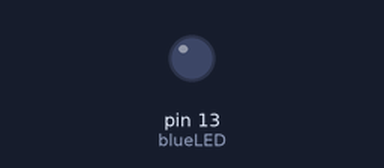
This sketch was run on a simulated Arduino Uno, built with avr-gcc and run on an emulated ATmega328P. Parts: output pins drawn as LEDs (lit = HIGH).

Above: at 0.2 s.
At 4.2 s:
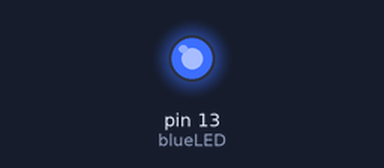
Timing chart, 0 to 8.8 s (numbered marks = the images above):
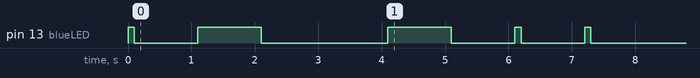

Measured:
- by itself, pin 13 (blueLED): LOW → HIGH at 0.00 s, → LOW 0.10 s later, → HIGH 1.0 s later, → LOW 1.0 s later, … (10 changes in this stretch)

The sketch:

Morse_Code_AD.ino
```cpp
//Name: Alex Dorodko
//Date: 16/SEP/2020
//Purpose: The program is designed to flash initials of a person using morse code, with the LED. The current initials being flashed are AD.

//Enabling pin 13 on the arduino.
int blueLED = 13;
void setup()
{
pinMode(blueLED, OUTPUT);
}
void loop()
{


//turning on the blue LED at a bright setting, for 100ms to reprisent a dot.
digitalWrite(blueLED, HIGH);
delay(100);

//turning off the LED, in order to have the light reprisent a dash after.
digitalWrite(blueLED, LOW);
delay(1000);

//turning on the blue LED at a bright setting, for 1000ms to reprisent a dash.
digitalWrite(blueLED, HIGH);
delay(1000);

//turning off the LED for 2 second to indicate that letter is done.
digitalWrite(blueLED, LOW);
delay(2000);

//--------------------------------------------------------------

//turning on the blue LED at a bright setting, for 1000s to reprisent a dash
digitalWrite(blueLED, HIGH);
delay(1000);

//turning off the LED, in order to have the light reprisent a dot after.
digitalWrite(blueLED, LOW);
delay(1000);

//turning on the blue LED at a bright setting, for 100ms to reprisent a dot.
digitalWrite(blueLED, HIGH);
delay(100);

//turning on the blue LED at a bright setting, for 100ms to reprisent a dot.
digitalWrite(blueLED, LOW);
delay(1000);

//turning on the blue LED at a bright setting, for 100ms to reprisent a dot.
digitalWrite(blueLED, HIGH);
delay(100);

//turning on the blue LED at a bright setting, for 100ms to reprisent a dot.
digitalWrite(blueLED, LOW);
delay(100000);

}
```
